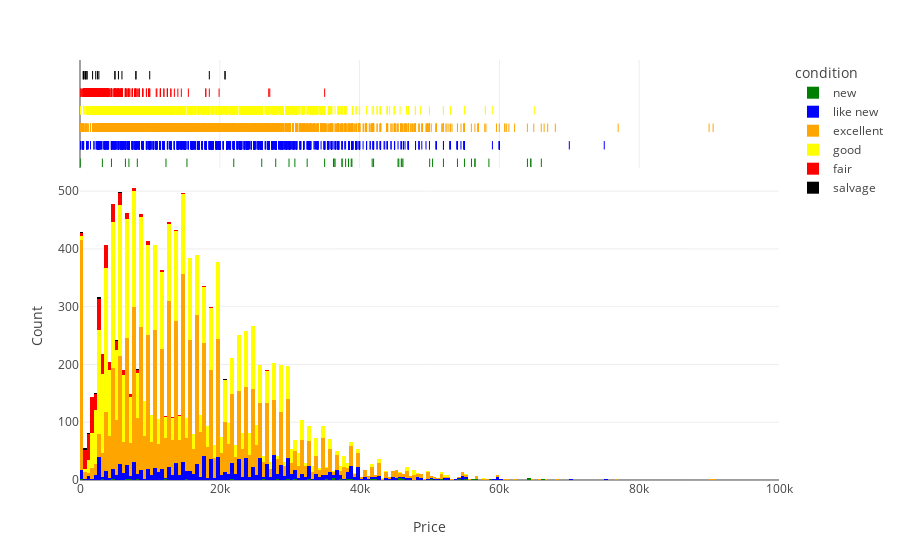

Source (notebook cell):
### Code cell
# creating a histogram for price distribution

st.header('Distribution of Prices by Vehicle Condition')

fig_histo_new = px.histogram(df, x='price', color='condition', marginal='rug',
                             color_discrete_map={
                                "new": "green",
                                "like new": "blue",
                                "excellent": "orange",
                                "good": "yellow",
                                "fair": "red",
                                "salvage": "black"
                             },
                             category_orders={'condition': ['new', 'like new', 'excellent', 'good', 'fair', 'salvage']}
                             )

fig_histo_new.update_layout(xaxis_title='Price', yaxis_title='Count')

show_rug = st.checkbox('Show Rug Plot')

show_outliers_histo = st.checkbox('Show Outliers', value=False)

if show_outliers_histo:
    fig_histo_new.update_layout(xaxis_range=[0, 350000])
else:
    fig_histo_new.update_layout(xaxis_range=[0, 100000])

# fig_histo_new.show()

st.plotly_chart(fig_histo_new)

### Figure 1 — Plotly figure (JSON) as saved in the notebook; plotly's stock layout.template omitted (floating-point values rounded to 4 significant figures; data arrays with more than 128 entries replaced by an {"elided": "..."} marker saying what was removed)
{"data": [{"alignmentgroup": "True", "bingroup": "x", "hovertemplate": "condition=new<br>price=%{x}<br>count=%{y}<extra></extra>", "legendgroup": "new", "marker": {"color": "green", "pattern": {"shape": ""}}, "name": "new", "offsetgroup": "new", "orientation": "v", "showlegend": true, "type": "histogram", "x": [7000, 26000, 37490, 37490, 32500, 12300, 1, 45500, 4500, 29900, 42000, 1, 51995, 58500, 35000, 28000, 15300, 54000, 38800, 38000, 55000, 46058, 38414, 50025, 45962, 41800, 30740, 56004, 64493, 6500, 38900, 50440, 64493, 36494, 36347, 36262, 64010, 56504, 56504, 45613, 46200, 21999, 3200, 8200, 66000], "xaxis": "x", "yaxis": "y"}, {"alignmentgroup": "True", "boxpoints": "all", "fillcolor": "rgba(255,255,255,0)", "hoveron": "points", "hovertemplate": "condition=new<br>price=%{x}<extra></extra>", "jitter": 0, "legendgroup": "new", "line": {"color": "rgba(255,255,255,0)"}, "marker": {"color": "green", "symbol": "line-ns-open"}, "name": "new", "offsetgroup": "new", "showlegend": false, "type": "box", "x": [7000, 26000, 37490, 37490, 32500, 12300, 1, 45500, 4500, 29900, 42000, 1, 51995, 58500, 35000, 28000, 15300, 54000, 38800, 38000, 55000, 46058, 38414, 50025, 45962, 41800, 30740, 56004, 64493, 6500, 38900, 50440, 64493, 36494, 36347, 36262, 64010, 56504, 56504, 45613, 46200, 21999, 3200, 8200, 66000], "xaxis": "x2", "yaxis": "y2"}, {"alignmentgroup": "True", "bingroup": "x", "hovertemplate": "condition=like new<br>price=%{x}<br>count=%{y}<extra></extra>", "legendgroup": "like new", "marker": {"color": "blue", "pattern": {"shape": ""}}, "name": "like new", "offsetgroup": "like new", "orientation": "v", "showlegend": true, "type": "histogram", "x": {"elided": "1329 int values"}, "xaxis": "x", "yaxis": "y"}, {"alignmentgroup": "True", "boxpoints": "all", "fillcolor": "rgba(255,255,255,0)", "hoveron": "points", "hovertemplate": "condition=like new<br>price=%{x}<extra></extra>", "jitter": 0, "legendgroup": "like new", "line": {"color": "rgba(255,255,255,0)"}, "marker": {"color": "blue", "symbol": "line-ns-open"}, "name": "like new", "offsetgroup": "like new", "showlegend": false, "type": "box", "x": {"elided": "1329 int values"}, "xaxis": "x2", "yaxis": "y2"}, {"alignmentgroup": "True", "bingroup": "x", "hovertemplate": "condition=excellent<br>price=%{x}<br>count=%{y}<extra></extra>", "legendgroup": "excellent", "marker": {"color": "orange", "pattern": {"shape": ""}}, "name": "excellent", "offsetgroup": "excellent", "orientation": "v", "showlegend": true, "type": "histogram", "x": {"elided": "7452 int values"}, "xaxis": "x", "yaxis": "y"}, {"alignmentgroup": "True", "boxpoints": "all", "fillcolor": "rgba(255,255,255,0)", "hoveron": "points", "hovertemplate": "condition=excellent<br>price=%{x}<extra></extra>", "jitter": 0, "legendgroup": "excellent", "line": {"color": "rgba(255,255,255,0)"}, "marker": {"color": "orange", "symbol": "line-ns-open"}, "name": "excellent", "offsetgroup": "excellent", "showlegend": false, "type": "box", "x": {"elided": "7452 int values"}, "xaxis": "x2", "yaxis": "y2"}, {"alignmentgroup": "True", "bingroup": "x", "hovertemplate": "condition=good<br>price=%{x}<br>count=%{y}<extra></extra>", "legendgroup": "good", "marker": {"color": "yellow", "pattern": {"shape": ""}}, "name": "good", "offsetgroup": "good", "orientation": "v", "showlegend": true, "type": "histogram", "x": {"elided": "5552 int values"}, "xaxis": "x", "yaxis": "y"}, {"alignmentgroup": "True", "boxpoints": "all", "fillcolor": "rgba(255,255,255,0)", "hoveron": "points", "hovertemplate": "condition=good<br>price=%{x}<extra></extra>", "jitter": 0, "legendgroup": "good", "line": {"color": "rgba(255,255,255,0)"}, "marker": {"color": "yellow", "symbol": "line-ns-open"}, "name": "good", "offsetgroup": "good", "showlegend": false, "type": "box", "x": {"elided": "5552 int values"}, "xaxis": "x2", "yaxis": "y2"}, {"alignmentgroup": "True", "bingroup": "x", "hovertemplate": "condition=fair<br>price=%{x}<br>count=%{y}<extra></extra>", "legendgroup": "fair", "marker": {"color": "red", "pattern": {"shape": ""}}, "name": "fair", "offsetgroup": "fair", "orientation": "v", "showlegend": true, "type": "histogram", "x": {"elided": "453 int values"}, "xaxis": "x", "yaxis": "y"}, {"alignmentgroup": "True", "boxpoints": "all", "fillcolor": "rgba(255,255,255,0)", "hoveron": "points", "hovertemplate": "condition=fair<br>price=%{x}<extra></extra>", "jitter": 0, "legendgroup": "fair", "line": {"color": "rgba(255,255,255,0)"}, "marker": {"color": "red", "symbol": "line-ns-open"}, "name": "fair", "offsetgroup": "fair", "showlegend": false, "type": "box", "x": {"elided": "453 int values"}, "xaxis": "x2", "yaxis": "y2"}, {"alignmentgroup": "True", "bingroup": "x", "hovertemplate": "condition=salvage<br>price=%{x}<br>count=%{y}<extra></extra>", "legendgroup": "salvage", "marker": {"color": "black", "pattern": {"shape": ""}}, "name": "salvage", "offsetgroup": "salvage", "orientation": "v", "showlegend": true, "type": "histogram", "x": [5500, 5000, 8000, 2500, 1800, 8000, 2700, 18500, 5000, 800, 800, 9975, 20750, 20750, 6000, 500, 2250, 600, 1000, 450, 1000], "xaxis": "x", "yaxis": "y"}, {"alignmentgroup": "True", "boxpoints": "all", "fillcolor": "rgba(255,255,255,0)", "hoveron": "points", "hovertemplate": "condition=salvage<br>price=%{x}<extra></extra>", "jitter": 0, "legendgroup": "salvage", "line": {"color": "rgba(255,255,255,0)"}, "marker": {"color": "black", "symbol": "line-ns-open"}, "name": "salvage", "offsetgroup": "salvage", "showlegend": false, "type": "box", "x": [5500, 5000, 8000, 2500, 1800, 8000, 2700, 18500, 5000, 800, 800, 9975, 20750, 20750, 6000, 500, 2250, 600, 1000, 450, 1000], "xaxis": "x2", "yaxis": "y2"}], "layout": {"barmode": "relative", "legend": {"title": {"text": "condition"}, "tracegroupgap": 0}, "margin": {"t": 60}, "xaxis": {"anchor": "y", "domain": [0, 1], "range": [0, 100000], "title": {"text": "Price"}}, "xaxis2": {"anchor": "y2", "domain": [0, 1], "matches": "x", "showgrid": true, "showticklabels": false}, "yaxis": {"anchor": "x", "domain": [0, 0.7326], "title": {"text": "Count"}}, "yaxis2": {"anchor": "x2", "domain": [0.7426, 1], "matches": "y2", "showgrid": false, "showline": false, "showticklabels": false, "ticks": ""}}}
